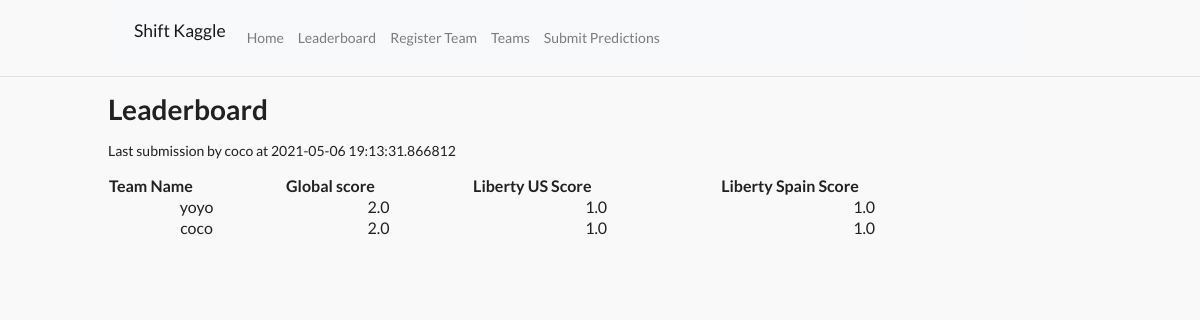
The page /leaderboard on the database as committed earlier.
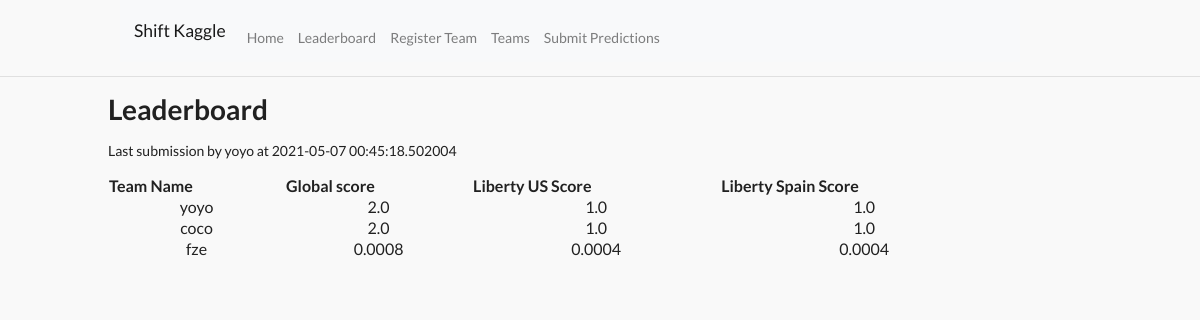
The same page on the database as committed later.
### app/models.py (models this page shows, shortened)
class Team(db.Model):
    id = db.Column(db.Integer, primary_key=True)
    name = db.Column(db.String(200), index=True, unique=True)
    members = db.relationship('Member', backref='team', lazy=True)
    predictions = db.relationship('Prediction', backref='team', lazy=True)
    def get_team_best_prediction(self):
        predictions = self.predictions
        best_score = 0
        best_prediction = None
        for prediction in predictions:
            score = prediction.score_LibertySpain + prediction.score_LibertyUs
            if score > best_score:
                best_score = score
                best_prediction = prediction
        return best_prediction, best_score

class Prediction(db.Model):
    id = db.Column(db.Integer, primary_key=True)
    team_id = db.Column(db.Integer, db.ForeignKey('team.id'), index=True)
    file_name_LibertyUs = db.Column(db.String(200))
    file_name_LibertySpain = db.Column(db.String(200))
    score_LibertyUs = db.Column(db.Float(10))
    score_LibertySpain = db.Column(db.Float(10))
    timestamp = db.Column(db.DateTime, default=datetime.utcnow)

### app/routes.py (the view)
@app.route('/leaderboard')
def leaderboard():
    teams = Team.query.all()
    teams_with_best_prediction_and_best_score = {}
    for team in teams:
        best_team_prediction, best_team_score = team.get_team_best_prediction()
        if best_team_prediction is not None:
            teams_with_best_prediction_and_best_score[team.id] = {'prediction': best_team_prediction,
                                                                  'score': best_team_score,
                                                                  'team': team}
    teams_with_best_score_sorted = dict(sorted(teams_with_best_prediction_and_best_score.items(),
                                               key=lambda item: item[1]['score'],
                                               reverse=True))
    last_prediction = get_last_prediction()
    last_prediction_team_name = last_prediction[0].team.name
    last_prediction_timestamp = last_prediction[0].timestamp
    return render_template('leaderboard.html', title='Leaderboard',
                           teams_with_best_score_sorted=teams_with_best_score_sorted,
                           last_prediction_team_name=last_prediction_team_name,
                           last_prediction_timestamp=last_prediction_timestamp)

### app/models.py (called while the page is built)
def get_last_prediction():
    return Prediction.query.join(Team, Team.id == Prediction.team_id) \
        .order_by(Prediction.timestamp.desc()) \
        .limit(1).all()

### app/templates/leaderboard.html
{% extends "base.html" %}
{% block content %}
    <h1>Leaderboard</h1>
    <p>Last submission by {{ last_prediction_team_name }} at {{ last_prediction_timestamp }}</p>
    <table style="width:100%">
        <tr>
            <th>Team Name</th>
            <th>Global score</th>
            <th>Liberty US Score</th>
            <th>Liberty Spain Score</th>
        </tr>
        {% for _, t in teams_with_best_score_sorted.items() %}
             <tr>
                <td style="text-align:center">{{ t.team.name }}</td>
                <td style="text-align:center">{{ t.score }}</td>
                <td style="text-align:center">{{ t.prediction.score_LibertyUs }}</td>
                <td style="text-align:center">{{ t.prediction.score_LibertySpain }}</td>
            </tr>
        {% endfor %}
    </table>
{% endblock %}

### app/templates/base.html (shortened to what this page needs)
<html>
<head>
    <link
            rel="stylesheet"
            href="https://cdn.jsdelivr.net/npm/bootstrap@4.5.3/dist/css/bootstrap.min.css"
    />
    <link
            href="https://cdnjs.cloudflare.com/ajax/libs/semantic-ui/2.4.1/semantic.min.css"
            rel="stylesheet"
    />
</head>
<body style="background-color: #F9F9F9">
<nav class="navbar navbar-expand-lg navbar-light bg-light"
    style="margin-left:10%;margin-right:15%">
    <a class="navbar-brand" href="{{ url_for('index') }}">Shift Kaggle</a>
    <div class="collapse navbar-collapse" id="navbarSupportedContent">
        <ul class="navbar-nav mr-auto" style="margin-top:revert">
            <li class="nav-item">
                <a class="nav-link" href="{{ url_for('index') }}">Home</a>
            </li>
            <li class="nav-item">
                <a class="nav-link" href="{{ url_for('leaderboard') }}">Leaderboard</a>
            </li>
            <li class="nav-item">
                <a class="nav-link" href="{{ url_for('register_team') }}">Register Team</a>
            </li>
            <li class="nav-item">
                <a class="nav-link" href="{{ url_for('teams') }}">Teams</a>
            </li>
            <li class="nav-item">
                <a class="nav-link" href="{{ url_for('submit_prediction') }}">Submit Predictions</a>
            </li>
        </ul>
    </div>
</nav>
<hr>
<div style="margin-left:5%;margin-right:15%">
    <div style="margin-left:5%;max-width:900px">
        {% block content %}{% endblock %}
    </div>
</div>
</body>
</html>

Rows that differ between the two databases and show on the page:
added Prediction: timestamp "2021-05-07 00:45:18.502004"
now on this page (row unchanged): Team: team.name "fze"
added Prediction: prediction.score_LibertyUs "0.0004", prediction.score_LibertySpain "0.0004"
Other text that changed with them:
{{ last_prediction_team_name }}: "coco" → "yoyo"
{{ last_prediction_timestamp }}: "2021-05-06 19:13:31.866812" → "2021-05-07 00:45:18.502004"
new list line: "0.0008"
